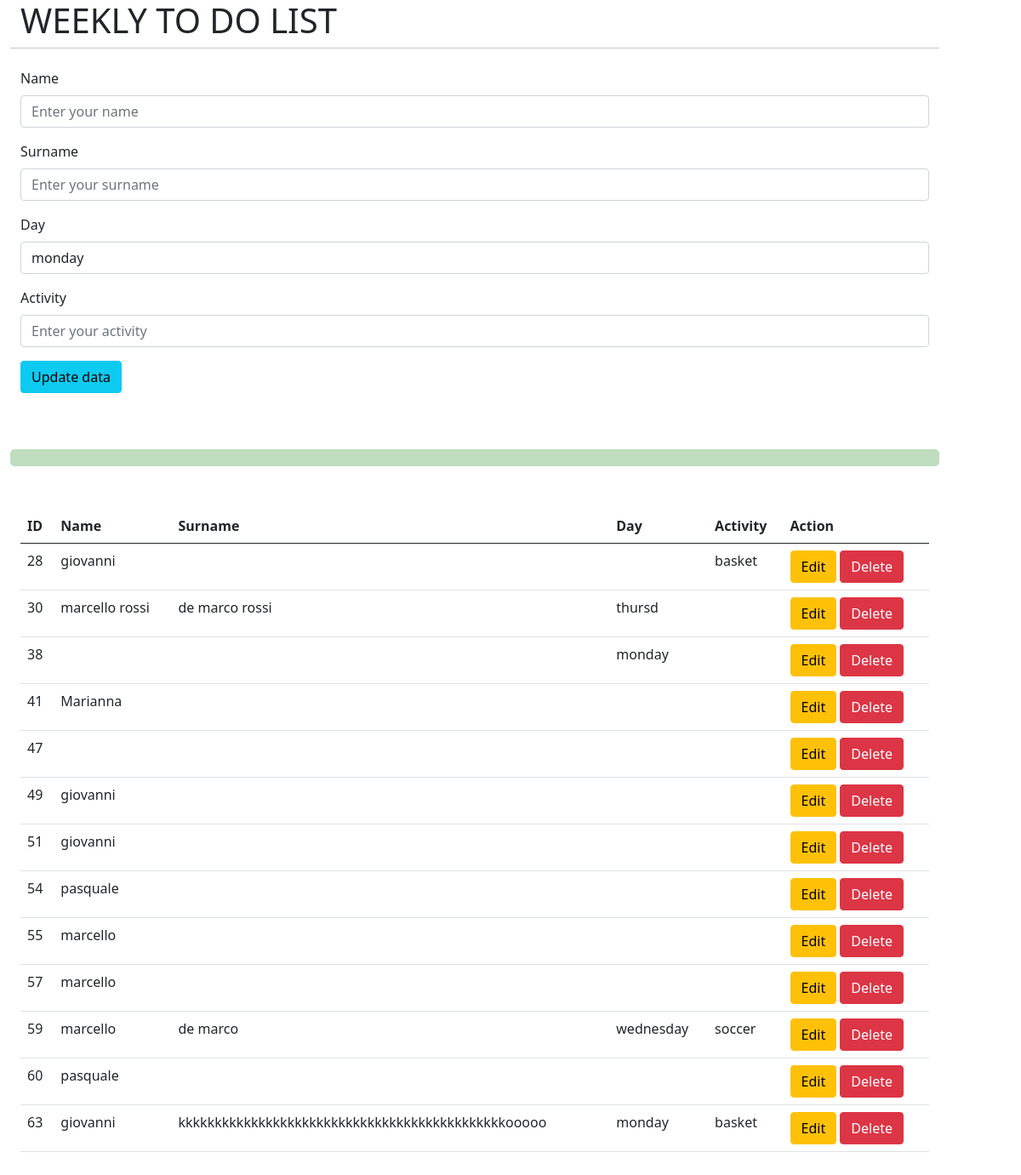
Page /index.php?edit=38 on the committed database.
### tables this page shows
CREATE TABLE `todo` (
  `ID` int(11) NOT NULL,
  `name` varchar(50) NOT NULL,
  `surname` varchar(50) NOT NULL,
  `day` varchar(50) NOT NULL,
  `activity` varchar(100) NOT NULL
);

### includes/form.php (called while the page is built, shortened)
<?php
$mysqli = new mysqli ('localhost', 'root', '', 'todolist') or die (mysqli_error(mysqli));
if(isset($_GET['edit'])) {
    $id = $_GET['edit'];
    $update = true;
    $result = $mysqli->query("SELECT * FROM todolist.todo WHERE ID='$id' ") or die($mysqli->error());
        $row = $result->fetch_assoc();
        $name = $row['name'];
        $surname = $row['surname'];
        $day = $row['day'];
        $activity = $row['activity'];
    }

### index.php (the view, shortened to what this page needs)
<!DOCTYPE html>
<html lang="en">
<head>
    <link href="https://cdn.jsdelivr.net/npm/bootstrap@5.0.2/dist/css/bootstrap.min.css" rel="stylesheet">
</head>
<body>
<?php
 include __DIR__ .'./includes/form.php'; ?>
<?php
 $mysqli = new mysqli ('localhost', 'root', '', 'todolist') or die (mysqli_error(mysqli));
 $result = $mysqli->query("SELECT * FROM todolist.todo") or die ($mysqli->error);
?>
<div class="container row mb-3">
<h1>WEEKLY TO DO LIST</h1><hr><br>
    <form action="./includes/form.php" method="POST">
    <div class="mb-3">
    <label for="name" class="form-label">Name</label>
    <input type="text" class="form-control" name="name" id="" value="<?php echo $name; ?>" placeholder="Enter your name">
    </div>
    <div class="mb-3">
    <label for="surname" class="form-label">Surname</label>
    <input type="text" class="form-control" name="surname" id="" value="<?php echo $surname; ?>" placeholder="Enter your surname">
    </div>
    <div class="mb-3">
    <label for="day" class="form-label">Day</label>
    <input type="text" class="form-control" name="day" value="<?php echo $day; ?>" placeholder="Enter the current day">
    </div>
    <div class="mb-3">
    <label for="activity" class="form-label">Activity</label>
    <input type="text" class="form-control" name="activity" value="<?php echo $activity; ?>" placeholder="Enter your activity">
    </div>
    <?php
    if ($update === true): ?>
    <button type="submit" name="update" class="btn btn-info">Update data</button>
   <?php else: ?>
    <button type="submit" name="save" class="btn btn-success">Insert data</button>
    <?php endif; ?>
    </form>
    </div>
    <br>
    <br>
    <hr style="margin-top:50px; border: 10px solid green;
     border-radius: 5px; margin-bottom:50px;">
<div class="container justify-content-center">
<table class="table">
   <thead>
     <tr>
       <th>ID</th>
       <th>Name</th>
       <th>Surname</th>
       <th>Day</th>
       <th>Activity</th>
       <th>Action</th>
    </tr>
   </thead>
   <?php
      while($row = $result->fetch_assoc()):
   ?>
   <tr>
      <td><?php echo $row['ID']; ?></td>
      <td><?php echo $row['name']; ?></td>
      <td><?php echo $row['surname']; ?></td>
      <td><?php echo $row['day']; ?></td>
      <td><?php echo $row['activity']; ?></td>
      <td>
      <a href='index.php?edit=<?php echo $row['ID']; ?>' class="btn btn-warning">Edit</a>
      <a href='index.php?delete=<?php echo $row['ID']; ?>' class="btn btn-danger">Delete</a>
      </td>
   </tr>
      <?php endwhile; ?>
</table>
</body>
</html>

### rows in the picture
todo: day "monday", ID "38"
todo: ID "28", name "giovanni", activity "basket"
todo: ID "30", name "marcello rossi", surname "de marco rossi", day "thursd"
todo: ID "41", name "Marianna"
todo: ID "47"
todo: ID "49", name "giovanni"
todo: ID "51", name "giovanni"
todo: ID "54", name "pasquale"
todo: ID "55", name "marcello"
todo: ID "57", name "marcello"
todo: ID "59", name "marcello", surname "de marco", day "wednesday", activity "soccer"
todo: ID "60", name "pasquale"
todo: ID "63", name "giovanni", surname "kkkkkkkkkkkkkkkkkkkkkkkkkkkkkkkkkkkkkkkkkkkkkooooo", day "monday", activity "basket"
